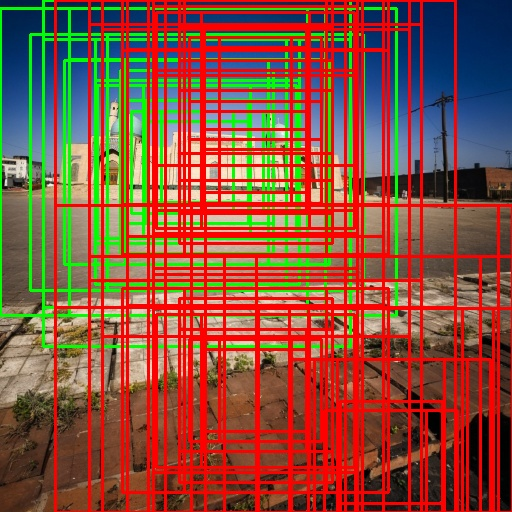
#> input picture old_backup/center_guided_boxes.jpg, 512 x 512 px
$ python -i balance.py   (imports and definitions only)   (older library calls are emulated)
#> lines starting #> are read from the running program, lines starting #| are printed output that depends on the picture
#> further down, picture is the input picture: shape (512, 512, 3); mean B, G, R 59.9, 80.1, 136.4
"""
画面平衡规则（裁剪图版本）
原理：视觉重心是否在画面中心附近，避免失重感
"""

import cv2
import numpy as np
from typing import Tuple, Optional


def compute_balance_score(image: np.ndarray, bbox: Optional[Tuple[int, int, int, int]] = None) -> float:
    """
    计算裁剪图的画面平衡度得分（基于图片本身）

    Args:
        image: 裁剪后的图片 (H, W, 3) BGR格式
        bbox: 保留参数兼容性，实际不使用

    Returns:
        平衡度得分，范围 0~1
    """
    h, w = image.shape[:2]
#> h = 512; w = 512

    # 转换为灰度图
    gray = cv2.cvtColor(image, cv2.COLOR_BGR2GRAY)
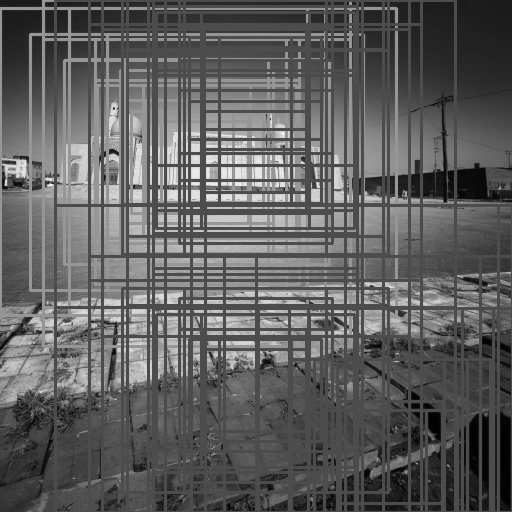
#> gray: shape (512, 512); min 0, max 248, mean 94.7

    # 使用梯度作为视觉重量
    grad_x = cv2.Sobel(gray, cv2.CV_64F, 1, 0, ksize=3)
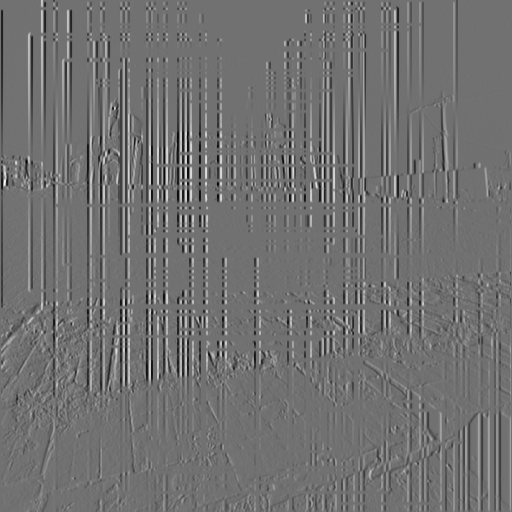
#> grad_x: shape (512, 512) float64; min -655, max 816, mean -1; drawn with min black and max white
    grad_y = cv2.Sobel(gray, cv2.CV_64F, 0, 1, ksize=3)
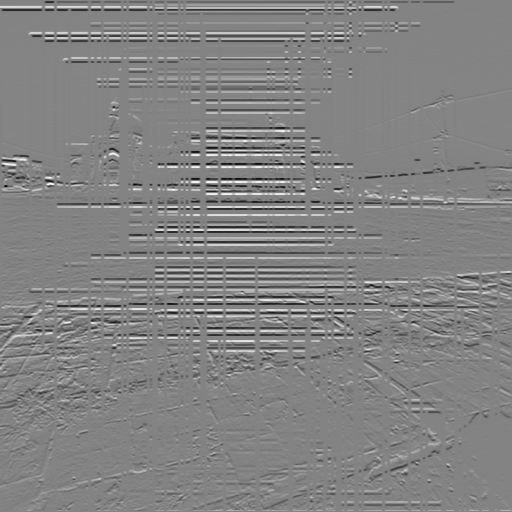
#> grad_y: shape (512, 512) float64; min -720, max 680, mean -0.1; drawn with min black and max white
    weight_map = np.sqrt(grad_x**2 + grad_y**2)
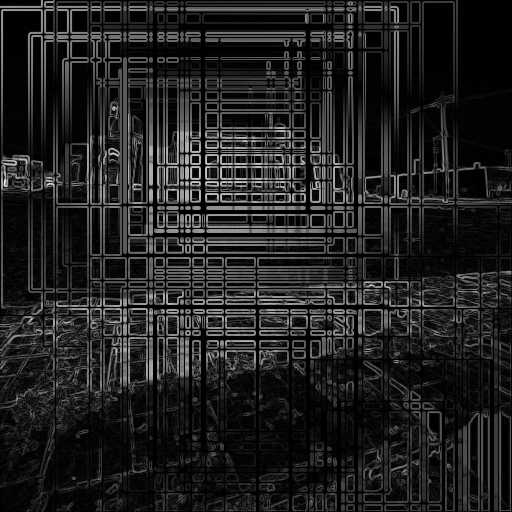
#> weight_map: shape (512, 512) float64; min 0, max 819, mean 105.6; drawn with min black and max white
    weight_map = weight_map / (weight_map.max() + 1e-6)

    # 计算视觉重心
    total_weight = weight_map.sum()
#> total_weight = 33794
    if total_weight < 1e-6:
        return 0.5

    y_coords, x_coords = np.indices((h, w))
    center_x = (weight_map * x_coords).sum() / total_weight
#> center_x = 237.7
    center_y = (weight_map * y_coords).sum() / total_weight
#> center_y = 243.1

    # 理想重心在图片中心
    ideal_center_x = w / 2
#> ideal_center_x = 256
    ideal_center_y = h / 2
#> ideal_center_y = 256

    # 计算偏移量（归一化）
    offset_x = abs(center_x - ideal_center_x) / w
#> offset_x = 0.0357
    offset_y = abs(center_y - ideal_center_y) / h
#> offset_y = 0.0253
    offset = np.sqrt(offset_x**2 + offset_y**2)
#> offset = 0.0437

    # 偏移越小得分越高
    score = 1 - min(offset, 1.0)
#> score = 0.956

    return max(0.0, min(1.0, score))


def compute_balance_score_batch(image: np.ndarray,
                                 candidates: list = None) -> list:
    """
    批量计算平衡度得分
    """
    score = compute_balance_score(image)
    if candidates is None:
        return [score]
    return [score for _ in candidates]

>>> import cv2
>>> picture = cv2.imread('../center_guided_boxes.jpg')
>>> result = compute_balance_score(picture)
#> result = 0.956

$ run again, on old_backup/semantic_guided_boxes.jpg
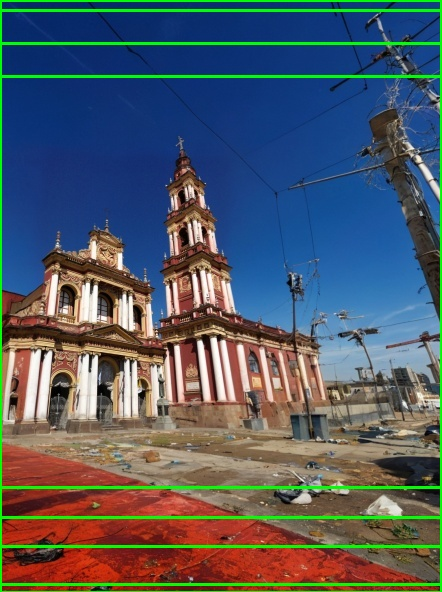
#> input picture old_backup/semantic_guided_boxes.jpg, 442 x 592 px
#> picture is the input picture: shape (592, 442, 3); mean B, G, R 98.9, 90.6, 80.4
#> in compute_balance_score, `grad_y = cv2.Sobel(gray, cv2.CV_64F, 0, 1, ksize=3)`:
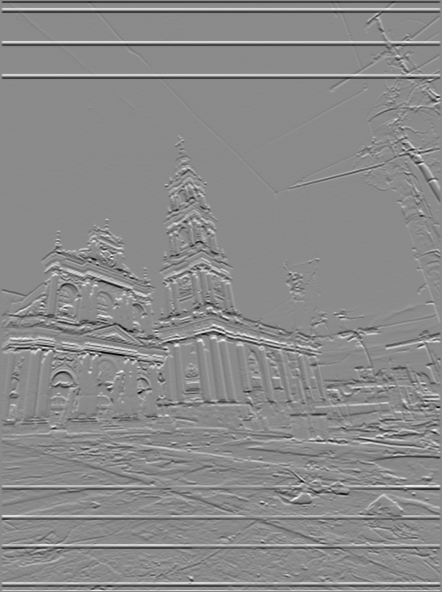
#> grad_y: shape (592, 442) float64; min -784, max 657, mean -0.5; drawn with min black and max white
#> in compute_balance_score, `weight_map = np.sqrt(grad_x**2 + grad_y**2)`:
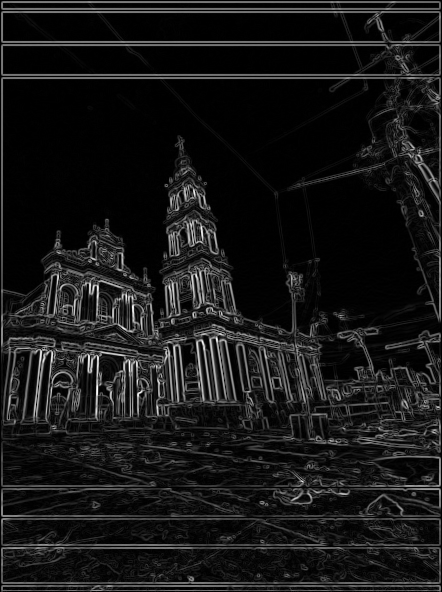
#> weight_map: shape (592, 442) float64; min 0, max 917.2, mean 85.6; drawn with min black and max white
#> total_weight = 24416.4
#> center_x = 215.7
#> center_y = 337.4
#> offset_x = 0.0121
#> offset_y = 0.07
#> offset = 0.071
#> score = 0.929

$ run again, on old_backup/top20_boxes.jpg
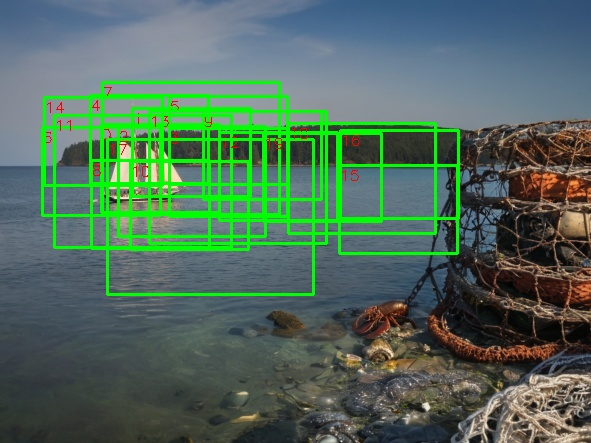
#> input picture old_backup/top20_boxes.jpg, 591 x 443 px
#> picture is the input picture: shape (443, 591, 3); mean B, G, R 91.6, 108.6, 80.3
#> in compute_balance_score, `grad_y = cv2.Sobel(gray, cv2.CV_64F, 0, 1, ksize=3)`:
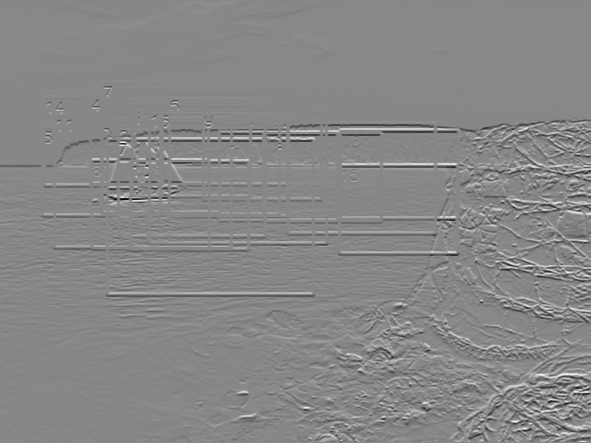
#> grad_y: shape (443, 591) float64; min -750, max 661, mean -0.6; drawn with min black and max white
#> in compute_balance_score, `weight_map = np.sqrt(grad_x**2 + grad_y**2)`:
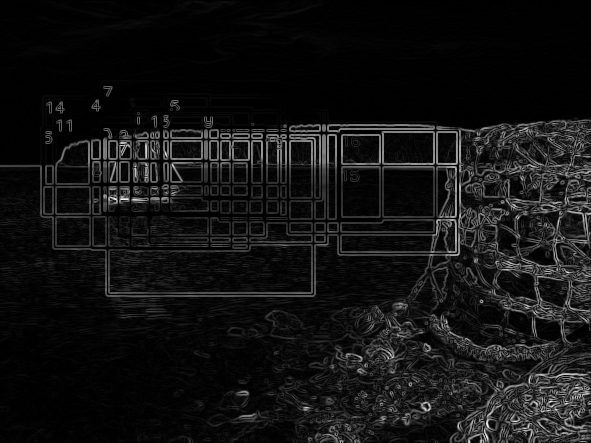
#> weight_map: shape (443, 591) float64; min 0, max 750, mean 57.3; drawn with min black and max white
#> total_weight = 19998.8
#> center_x = 372
#> center_y = 259.2
#> offset_x = 0.129
#> offset_y = 0.085
#> offset = 0.155
#> score = 0.845
